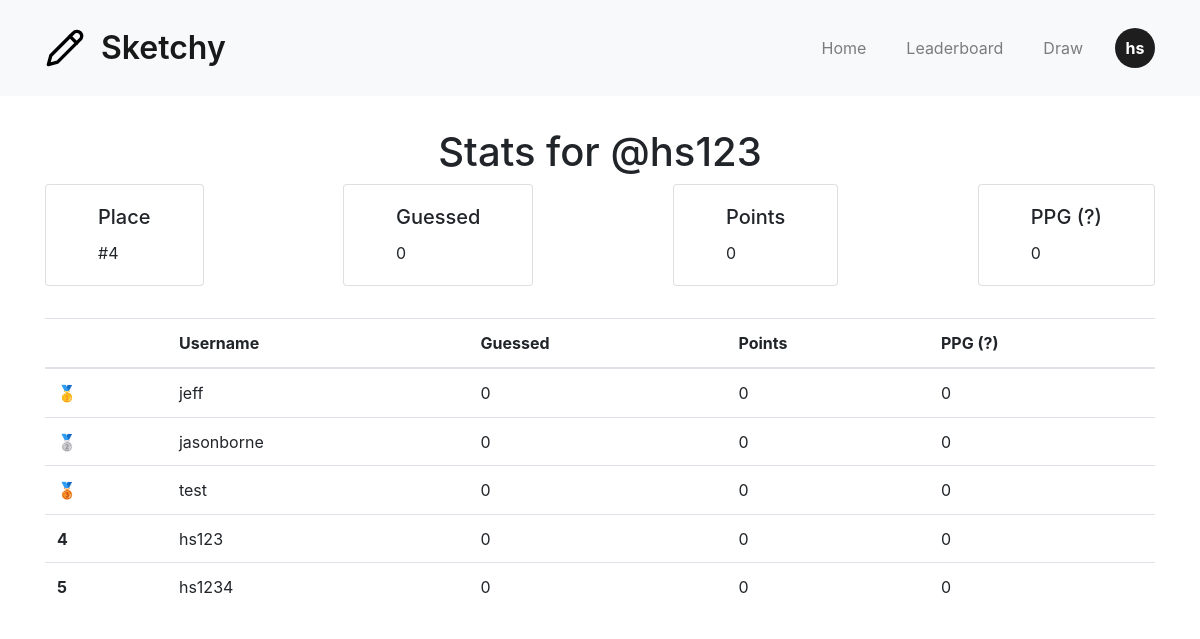
The page /leaderboard (signed in) on the database as committed earlier.
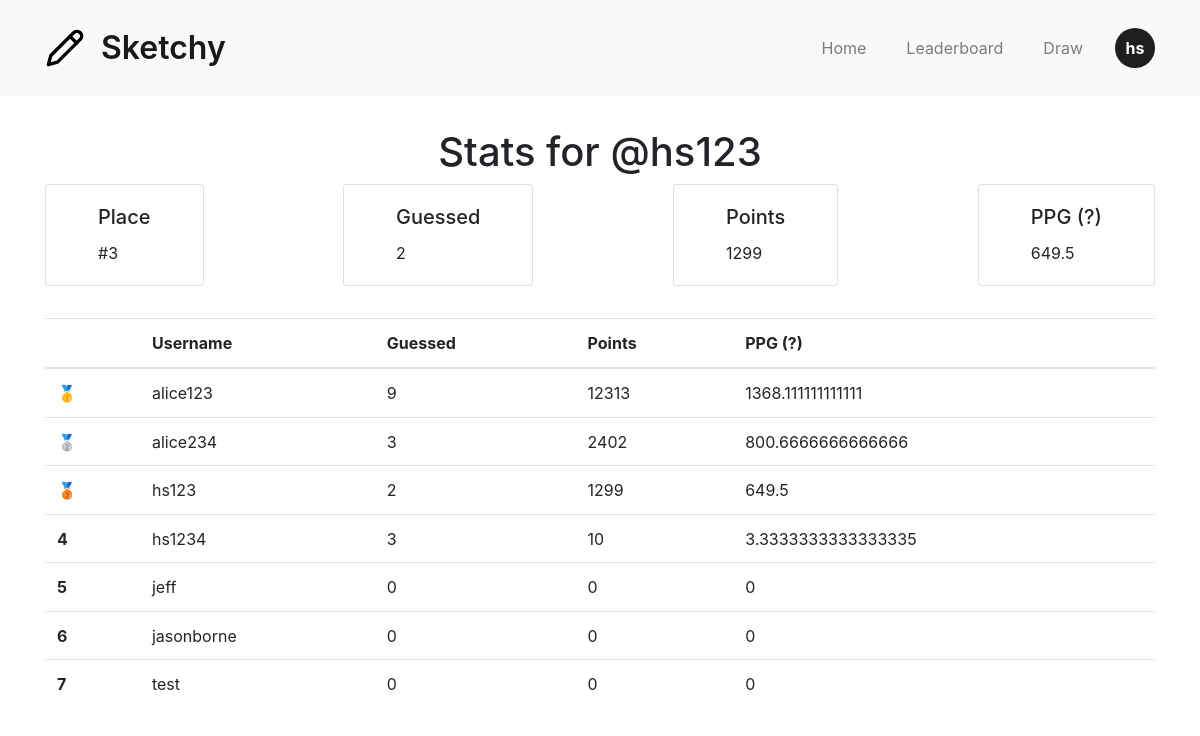
The same page on the database as committed later.
### app/models.py (models this page shows)
class User(UserMixin, db.Model):
    id = db.Column(db.Integer, primary_key=True)
    first_name = db.Column(db.String(50), nullable=False)
    last_name = db.Column(db.String(50), nullable=False)
    username = db.Column(db.String(50), unique=True, nullable=False)
    email = db.Column(db.String(120), unique=True, nullable=False)
    pwd = db.Column(db.String(300), nullable=False)
    guessed = db.Column(db.Integer, default=0)
    points = db.Column(db.Integer, default=0)
    sketches = db.relationship('Sketch', backref='author', lazy='dynamic')

### app/routes.py (the view)
@app.route('/leaderboard')
@login_required
def leaderboard():
    leaderboard = db.session.execute(
        db.select(User).order_by(User.points.desc()).limit(200)
    ).scalars().all()  # Make sure to convert to list if necessary
    current_user_rank = next(
        (index + 1 for index, user in enumerate(leaderboard) if user.id == current_user.id),
        None
    )
    return render_template('leaderboard.html', leaderboard=leaderboard, current_user_rank=current_user_rank)

### app/routes.py (called while the page is built)
@login_manager.user_loader
def load_user(user_id):
    return db.session.get(User, user_id)

### app/templates/leaderboard.html (shortened to what this page needs)
{% extends "layout.html" %}
{% block head %}
    {{ super() }}
    <link rel="stylesheet" href="{{ url_for('static', filename='css/leaderboard.css') }}">
{% endblock %}
{% block content %}
    <h1>Stats for @{{ current_user.username }}</h1>
    <div class="stats-grid">
        <div class="card">
            <div class="card-body">
                <h5 class="card-title">Place</h5>
                <p class="card-text">#{{current_user_rank}}</p>
            </div>
        </div>
        <div class="card">
            <div class="card-body">
                <h5 class="card-title">Guessed</h5>
                <p class="card-text">{{current_user.guessed}}</p>
            </div>
        </div>
        <div class="card">
            <div class="card-body">
                <h5 class="card-title">Points</h5>
                <p class="card-text">{{current_user.points}}</p>
            </div>
        </div>
        <div class="card">
            <div class="card-body">
                <h5 class="card-title">PPG (?)</h5>
                <p class="card-text">{{current_user.points / current_user.guessed if current_user.guessed else 0}}</p>
            </div>
        </div>
    </div>
    <table class="table">
        <thead>
            <tr>
                <th scope="col"></th>
                <th scope="col">Username</th>
                <th scope="col">Guessed</th>
                <th scope="col">Points</th>
                <th scope="col">PPG (?)</th>
            </tr>
        </thead>
        <tbody>
            {% for user in leaderboard %}
            <tr>
                <th scope="row centered">
                    {% if loop.index == 1 %}
                        🥇
                    {% elif loop.index == 2 %}
                        🥈
                    {% elif loop.index == 3 %}
                        🥉
                    {% else %}
                        {{loop.index}}
                    {% endif %}
                </th>
                <td>{{user.username}}</td>
                <td>{{user.guessed}}</td>
                <td>{{user.points}}</td>
                <td>{{user.points / user.guessed if user.guessed else 0}}</td>
            </tr>
            <tr>
            {% endfor %}
        </tbody>
    </table>
{% endblock %}

### app/templates/layout.html (shortened to what this page needs)
<!DOCTYPE html>
<html lang="en">
	<head>
        {% block head %}
            <link rel="stylesheet" href="https://stackpath.bootstrapcdn.com/bootstrap/4.5.2/css/bootstrap.min.css">
            <link rel="stylesheet" href="{{ url_for('static', filename='css/style.css') }}">
        {% endblock %}
	</head>
	<body >
        <header>
            <nav class="navbar navbar-expand-sm navbar-light bg-light">
                <div class="container">
                    <a class="navbar-brand" href="/">
                        <img src="{{ url_for('static', filename='images/logo.svg') }}" alt="sketchy logo"/>
                        Sketchy
                    </a>
                    <div class="collapse navbar-collapse" id="navbarNav">
                        <ul class="navbar-nav ml-auto">
                            <li class="nav-item"><a class="nav-link" href="{{ url_for('index') }}">Home</a></li>
                            <li class="nav-item"><a class="nav-link" href="{{ url_for('leaderboard') }}">Leaderboard</a></li>
                            <li class="nav-item"><a class="nav-link" href="{{ url_for('draw') }}">Draw</a></li>
                            {% if current_user.is_authenticated %}
                                <div class="nav-item dropdown avatar">
                                    <a href="#" role="button" id="avatar-dropdown" data-toggle="dropdown" aria-haspopup="true" aria-expanded="false">
                                        {{ current_user.first_name[0] }}{{ current_user.last_name[0] }}
                                    </a>
                                </div>
                            {% else %}
                                <a class="btn btn-primary" href="{{ url_for('login') }}" role="button">Login</a>
                            {% endif %}
                        </ul>
                    </div>
                </div>
            </nav>
        </header>
        <div class="container">{% block content %}{% endblock %}</div>
	</body>
</html>

Rows that differ between the two databases and show on the page:
changed User "hs123": guessed "0" → "2"; points "0" → "1299"; guessed+points "0" → "649.5"; user.points/user.guessedifuser.guessedelse0 "0" → "649.5"; now shows "🥉"; moves up the list
added User: username "alice123", guessed "9", points "12313", user.points/user.guessedifuser.guessedelse0 "1368.111111111111"
added User: username "alice234", guessed "3", points "2402", user.points/user.guessedifuser.guessedelse0 "800.6666666666666"
changed User "hs1234": guessed "0" → "3"; points "0" → "10"; user.points/user.guessedifuser.guessedelse0 "0" → "3.3333333333333335"; moves up the list
shown differently, row unchanged: User "jeff": no longer shows "🥇"
shown differently, row unchanged: User "jasonborne": no longer shows "🥈"
shown differently, row unchanged: User "test": no longer shows "🥉"
Other text that changed with them:
{{ current_user_rank }}: "4" → "3"
